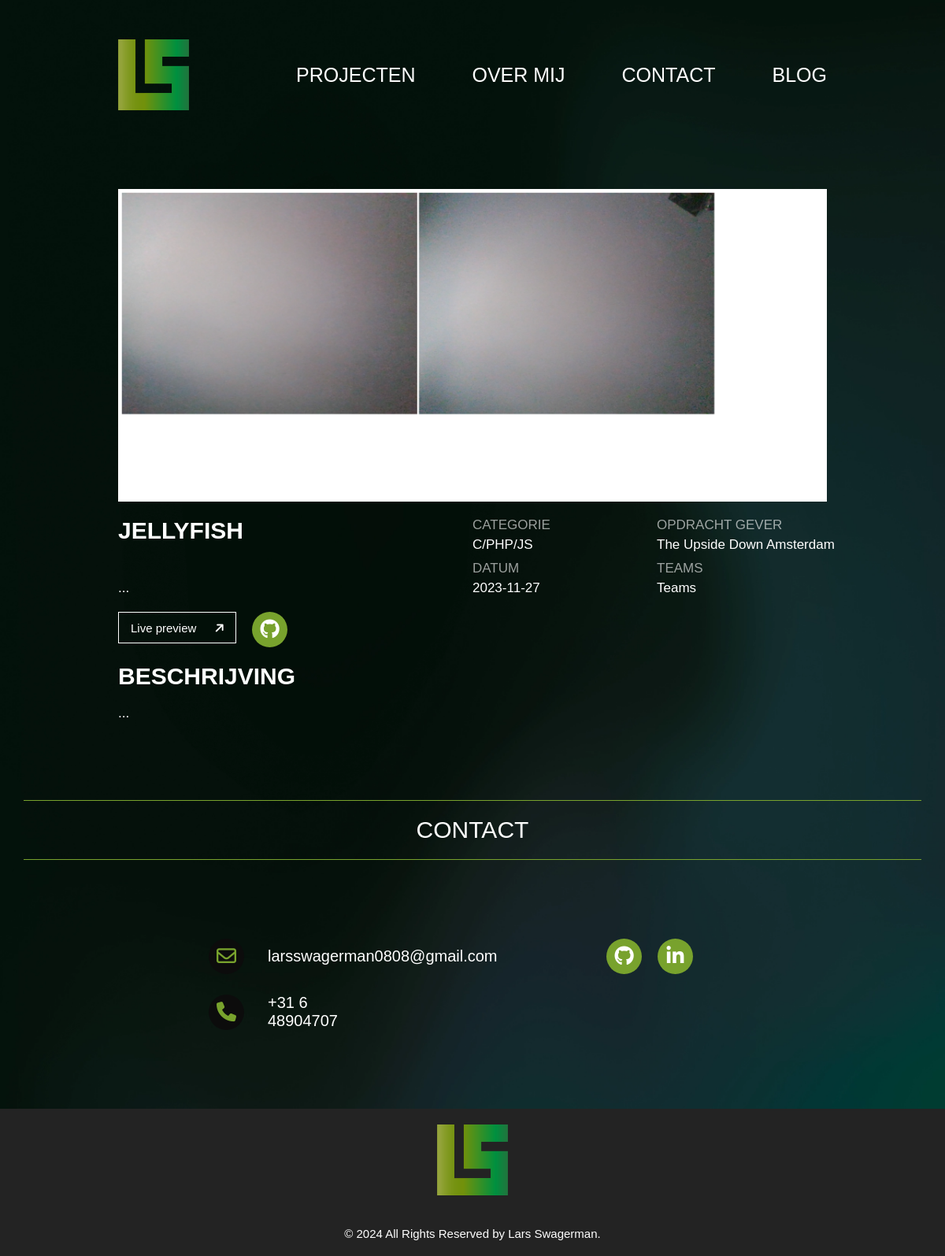
Screenshot of /projectPage.php?name=Jellyfish with the database file from the repository.
### tables this page shows
CREATE TABLE `Projects` (
  `name` varchar(255) NOT NULL,
  `smallText` varchar(1000) NOT NULL,
  `bigText` varchar(5000) NOT NULL,
  `infoText` varchar(1000) NOT NULL,
  `categoryText` varchar(1000) NOT NULL,
  `clientText` varchar(1000) NOT NULL,
  `teamsText` varchar(1000) NOT NULL,
  `date` date NOT NULL,
  `image` varchar(1000) NOT NULL,
  `gitLink` varchar(1000) NOT NULL,
  `liveLink` varchar(1000) NOT NULL,
  `phpTag` tinyint(1) NOT NULL,
  `cssTag` tinyint(1) NOT NULL,
  `jsTag` tinyint(1) NOT NULL,
  `sqlTag` tinyint(1) NOT NULL,
  `pythonTag` tinyint(1) NOT NULL,
  `wordpressTag` tinyint(1) NOT NULL
);

### public/projectPage.php (the view, shortened to what this page needs)
<?php
require_once("assets/php/header.php");
require_once("assets/php/footer.php");
?>
<!DOCTYPE html>
<html lang="en">
<head>
    <link rel="stylesheet" href="https://use.typekit.net/vmz6jnb.css">
    <link rel="stylesheet" href="assets/css/style.css">
    <link rel="stylesheet" href="assets/css/style-page.css">
</head>
<body>
    <?php
    $name = isset($_GET['name']) ? $_GET['name'] : '';
    if (!empty($name)) {
       $pdo = db_connect();
       $stmt = $pdo->prepare('SELECT * FROM Projects WHERE name = ?');
       $stmt->execute([$name]);
       $project = $stmt->fetch(PDO::FETCH_ASSOC);
       echo '
       <main class="main">
           <img class="main__img" src="assets/img/projects/' . $project['image'] .'" alt="">
           <section class="info__section">
               <div class="info__div">
                   <h1 class="info__title">' . $project['name'] . '</h1>
                   <p class="info__text">' . $project['bigText'] . '</p>
               </div>
               <ul class="info__list">
                   <li class="list__item">
                       <p class="item__title">categorie</p>
                       <p class="item__text">' . $project['categoryText'] . '</p>
                   </li>
                   <li class="list__item">
                       <p class="item__title">opdracht gever</p>
                       <p class="item__text">' . $project['clientText'] . '</p>
                   </li>
                   <li class="list__item">
                       <p class="item__title">datum</p>
                       <p class="item__text">' . $project['date'] . '</p>
                   </li>
                   <li class="list__item">
                       <p class="item__title">teams</p>
                       <p class="item__text">' . $project['teamsText'] . '</p>
                   </li>
               </ul>
           </section>
           <div class="links__div">
                <a class="button__link" href="' . $project['liveLink'] . '"><button class="live__button">Live preview<i class="fa-solid fa-arrow-up fa-rotate-by" style="--fa-rotate-angle: 45deg;"></i></button></a>
                <a href="' . $project['gitLink'] . '" class="contact__icon"><i class="fa-brands fa-github"></i></a>
           </div>
           <h2 class="about__title">beschrijving</h2>
           <p class="about__text">' . $project['infoText'] . '</p>
       </main>';
    } else {
        echo '<p>Project could not be found.</p>';
    }
    ?>
</body>
</html>

### public/assets/css/style.css (style rules this page uses)
*, *::after, *::before { margin: 0; padding: 0; box-sizing: border-box; }
html { font-size: 62.5%; scroll-behavior: smooth; background-image: url("/assets/img/verloop.webp"); background-size: cover; background-repeat: no-repeat; background-position: center top; }
body { background-image: url("/assets/img/verloop.webp"); background-size: cover; background-repeat: no-repeat; background-position: center top; font-family: "fieldwork", sans-serif; color: white; display: flex; flex-direction: column; gap: 10rem; }
.contact__icon { font-size: 2.5rem; color: white; background: #78A22D; border-radius: 50%; width: 4.5rem; height: 4.5rem; display: flex; align-items: center; justify-content: center; text-decoration: none; }

### public/assets/css/style-page.css (style rules this page uses)
.main { width: 100%; display: flex; gap: 2rem; flex-direction: column; padding: 0 15rem; }
.main__img { width: 100%; max-height: 95vh; object-fit: cover; }
.info__title { font-size: 3rem; }
.info__text { width: 75%; font-size: 1.7rem; font-family: ronnia-condensed, sans-serif; }
.info__section { display: flex; height: 10rem; justify-content: space-between; height: 100%; }
.info__div { width: 50%; display: flex; flex-direction: column; justify-content: space-between; align-items: flex-start; }
.info__title { text-transform: uppercase; white-space: nowrap; }
.info__list { width: 50%; display: flex; flex-wrap: wrap; gap: 1rem; justify-content: space-between; }
.list__item { list-style: none; display: flex; flex-direction: column; width: 48%; font-size: 1.7rem; gap: 0.5rem; }
.item__title { text-transform: uppercase; white-space: nowrap; opacity: 0.6; }
.item__text { font-family: ronnia-condensed, sans-serif; white-space: nowrap; }
.links__div { display: flex; gap: 2rem; }
.button__link { text-decoration: none; }
.live__button { width: 15rem; height: 4rem; border: 1px solid white; background: transparent; color: white; font-size: 1.5rem; font-family: ronnia-condensed, sans-serif; font-weight: 300; display: flex; align-items: center; justify-content: space-between; padding: 0 1.5rem; }
.about__title { font-size: 3rem; text-transform: uppercase; }
.about__text { font-size: 1.7rem; font-family: ronnia-condensed, sans-serif; }

### rows the page displays
projects: image (picture), name "JELLYFISH", bigText "...", categoryText "C/PHP/JS", clientText "The Upside Down Amsterdam", date "2023-11-27", teamsText "Teams", infoText "..."
